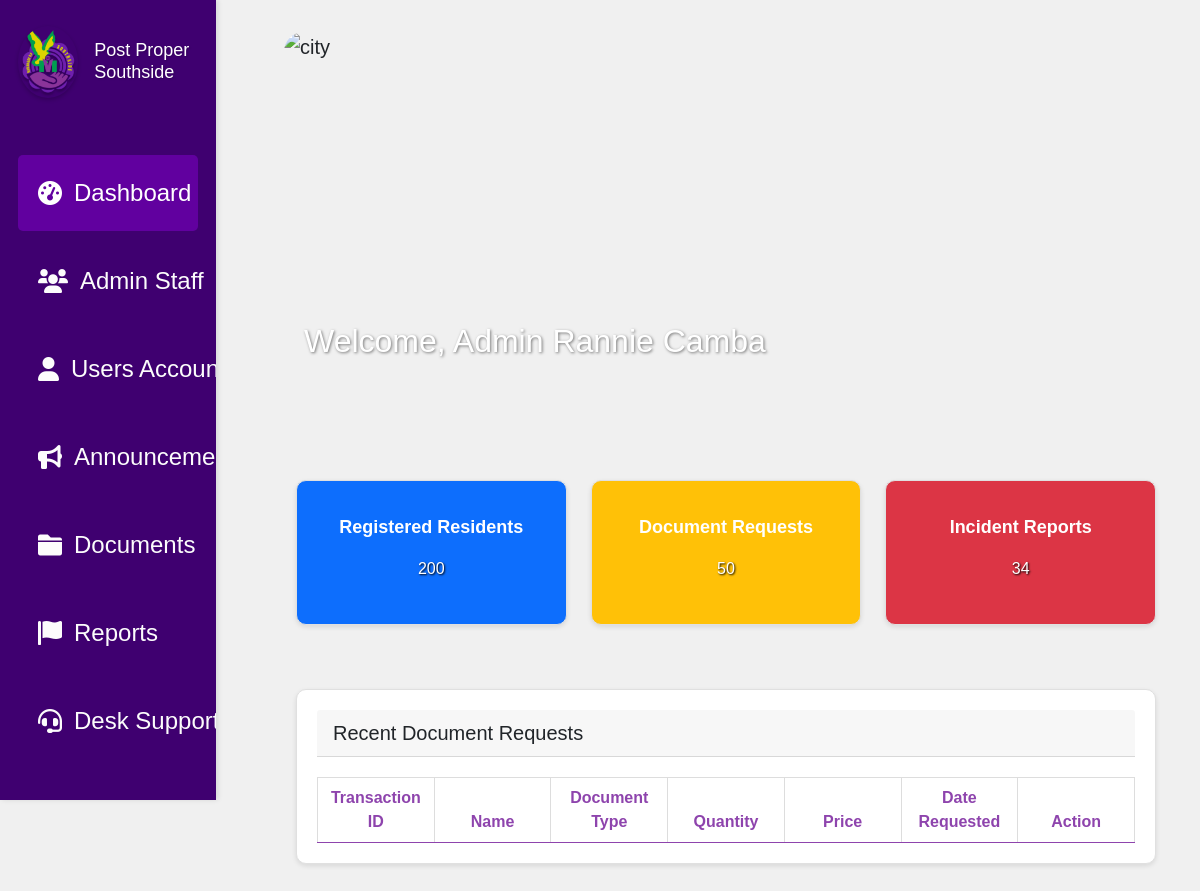
/dashboard.php (signed in), run on an earlier commit of the app's database.
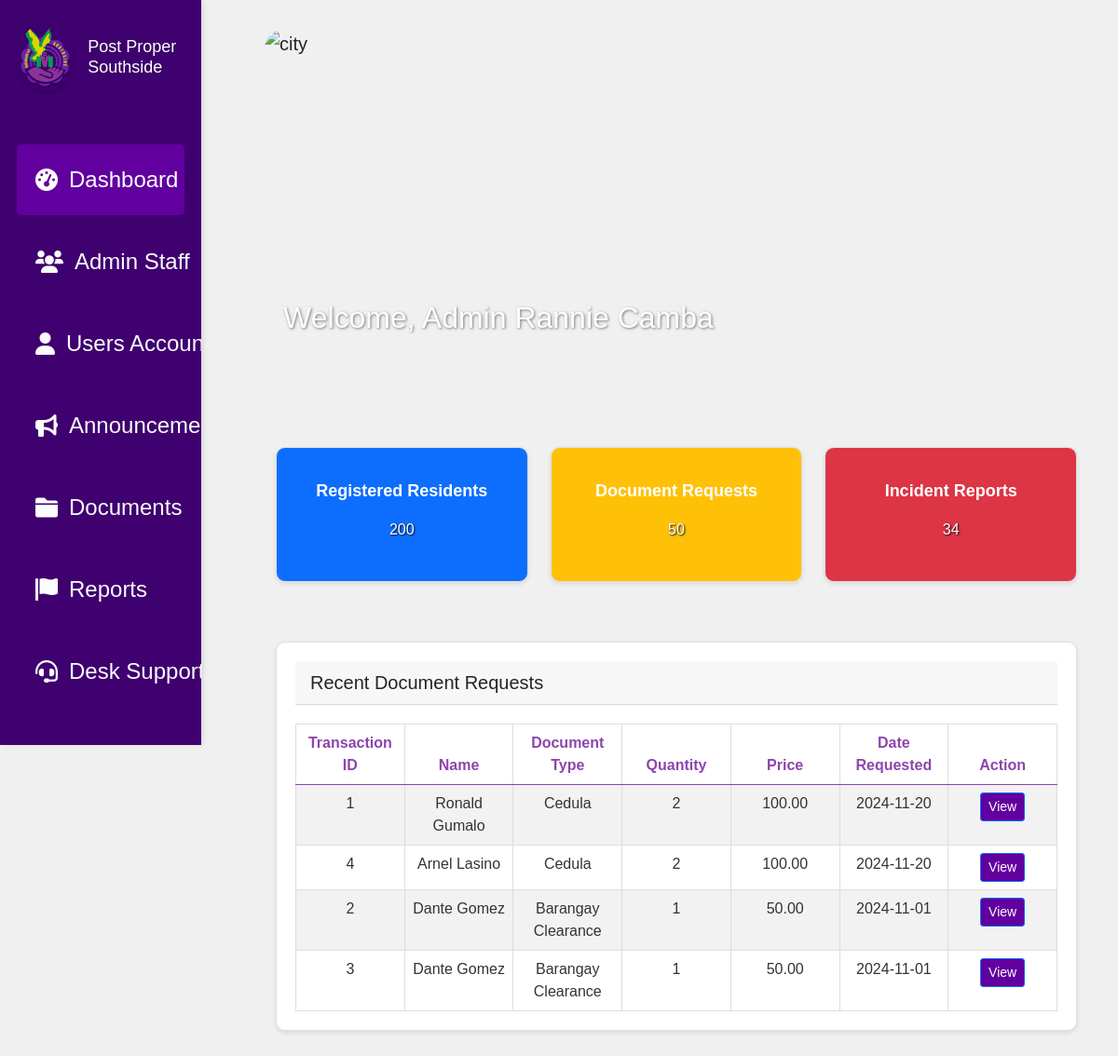
And on a later commit of the database.
### tables this page shows
CREATE TABLE `document_requests` (
  `Id` int(11) NOT NULL,
  `DocumentType` varchar(100) NOT NULL,
  `Name` varchar(255) NOT NULL,
  `Address` varchar(255) DEFAULT NULL,
  `TIN_No` varchar(50) DEFAULT NULL,
  `CTC_No` varchar(50) DEFAULT NULL,
  `Alias` varchar(100) DEFAULT NULL,
  `Age` int(11) DEFAULT NULL,
  `LengthOfStay` int(11) DEFAULT NULL,
  `Citizenship` varchar(100) DEFAULT NULL,
  `Gender` varchar(10) DEFAULT NULL,
  `CivilStatus` varchar(50) DEFAULT NULL,
  `Purpose` text DEFAULT NULL,
  `Status` varchar(50) DEFAULT NULL,
  `Quantity` int(11) DEFAULT NULL,
  `DateRequested` date DEFAULT NULL
);

### dashboard.php (the view, shortened to what this page needs)
<?php
require 'db.php';
$documentRequestsTableQuery = "SELECT * FROM document_requests ORDER BY DateRequested DESC LIMIT 5";
$documentRequestsTableResult = $conn->query($documentRequestsTableQuery)->fetchAll(PDO::FETCH_ASSOC);
?>
<!DOCTYPE html>
<html lang="en">
<head>
    <link href="https://cdn.jsdelivr.net/npm/bootstrap@5.0.2/dist/css/bootstrap.min.css" rel="stylesheet">
    <link rel="stylesheet" href="css/DashboardStyle.css">
</head>
<body>
<?php include 'sidebar.php'; ?>
<div class="main-content">
    <div class="header-section">
        <img src="assets/mckinley.jpg" alt="city">
        <h1 class="text-center mb-4">Welcome, Admin <?php echo htmlspecialchars($_SESSION['name']); ?></h1>
    </div>
    <div class="container mt-5">
        <div class="row text-center mb-4">
            <div class="col-md-4 col-sm-6 mb-4">
                <div class="card text-white bg-primary mb-3">
                    <div class="card-body">
                        <h5 class="card-title">Registered Residents</h5>
                        <h3 class="card-text">200</h3>
                    </div>
                </div>
            </div>
            <div class="col-md-4 col-sm-6 mb-4">
                <div class="card text-white bg-warning mb-3">
                    <div class="card-body">
                        <h5 class="card-title">Document Requests</h5>
                        <h3 class="card-text">50</h3>
                    </div>
                </div>
            </div>
            <div class="col-md-4 col-sm-6 mb-4">
                <div class="card text-white bg-danger mb-3">
                    <div class="card-body">
                        <h5 class="card-title">Incident Reports</h5>
                        <h3 class="card-text">34</h3>
                    </div>
                </div>
            </div>
        </div>
        <div class="card">
            <div class="card-header">
                Recent Document Requests
            </div>
            <div class="table-container">
                <table class="table table-striped mb-0">
                    <thead>
                        <tr>
                            <th>Transaction ID</th>
                            <th>Name</th>
                            <th>Document Type</th>
                            <th>Quantity</th>
                            <th>Price</th>
                            <th>Date Requested</th>
                            <th>Action</th>
                        </tr>
                    </thead>
                    <tbody>
                        <?php foreach ($documentRequestsTableResult as $request): ?>
                            <tr>
                                <td><?php echo htmlspecialchars($request['Id']); ?></td>
                                <td><?php echo htmlspecialchars($request['Name']); ?></td>
                                <td><?php echo htmlspecialchars($request['DocumentType']); ?></td>
                                <td><?php echo htmlspecialchars($request['Quantity']); ?></td>
                                <td><?php echo number_format($request['Quantity'] * 50, 2);  ?></td>
                                <td><?php echo htmlspecialchars($request['DateRequested']); ?></td>
                                <td>
                                    <button class="btn btn-primary btn-sm" style="background-color: #61009F; color: white;"
                                            onclick="openModal('<?php echo htmlspecialchars($request['Id']); ?>',
                                                                '<?php echo htmlspecialchars($request['Name']); ?>',
                                                                '<?php echo htmlspecialchars($request['Alias']); ?>',
                                                                '<?php echo htmlspecialchars($request['DocumentType']); ?>',
                                                                '<?php echo htmlspecialchars($request['DateRequested']); ?>',
                                                                '<?php echo htmlspecialchars($request['Quantity']); ?>',
                                                                '<?php echo number_format($request['Quantity'] * 50, 2); ?>',
                                                                '<?php echo htmlspecialchars($request['Address']); ?>',
                                                                '<?php echo htmlspecialchars($request['Gender']); ?>',
                                                                '<?php echo htmlspecialchars($request['CivilStatus']); ?>',
                                                                'Occupation',
                                                                'TIN',
                                                                'CTC')">
                                        View
                                    </button>
                                </td>
                            </tr>
                        <?php endforeach; ?>
                    </tbody>
                </table>
            </div>
        </div>
    </div>
</div>
</body>
</html>

What changed in the data, as far as the page shows it:
added document_requests: Id "1", Name "Ronald Gumalo", DocumentType "Cedula", Quantity "2", $request['Quantity']*50 "100.00", DateRequested "2024-11-20"
added document_requests: Id "4", Name "Arnel Lasino", DocumentType "Cedula", Quantity "2", $request['Quantity']*50 "100.00", DateRequested "2024-11-20"
added document_requests: Id "2", Name "Dante Gomez", DocumentType "Barangay Clearance", Quantity "1", $request['Quantity']*50 "50.00", DateRequested "2024-11-01"
added document_requests: Id "3", Name "Dante Gomez", DocumentType "Barangay Clearance", Quantity "1", $request['Quantity']*50 "50.00", DateRequested "2024-11-01"
